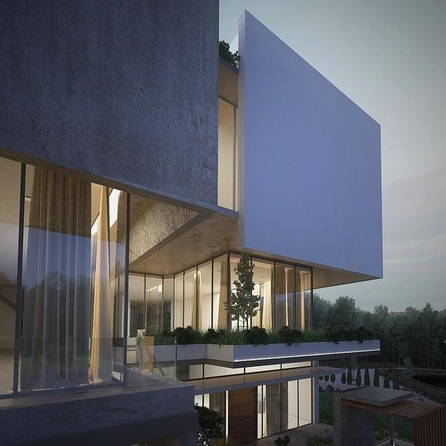
#> input picture images/glass.jpg, 446 x 446 px, shrunk from 736 x 736 before the run
$ jupyter execute --allow-errors Q3_v3.ipynb
#> lines starting #> are read from the running program, lines starting #| are printed output that depends on the picture
[cell 1]
import cv2 as cv
import numpy as np
import matplotlib.pyplot as plt

[cell 2]
# Load images
architectural_image = cv.imread("../../images/glass.jpg")
#> architectural_image is the input picture: shape (446, 446, 3); mean B, G, R 102.6, 94.8, 92.5
flag_image = cv.imread("../../images/nature.png", cv.IMREAD_UNCHANGED)
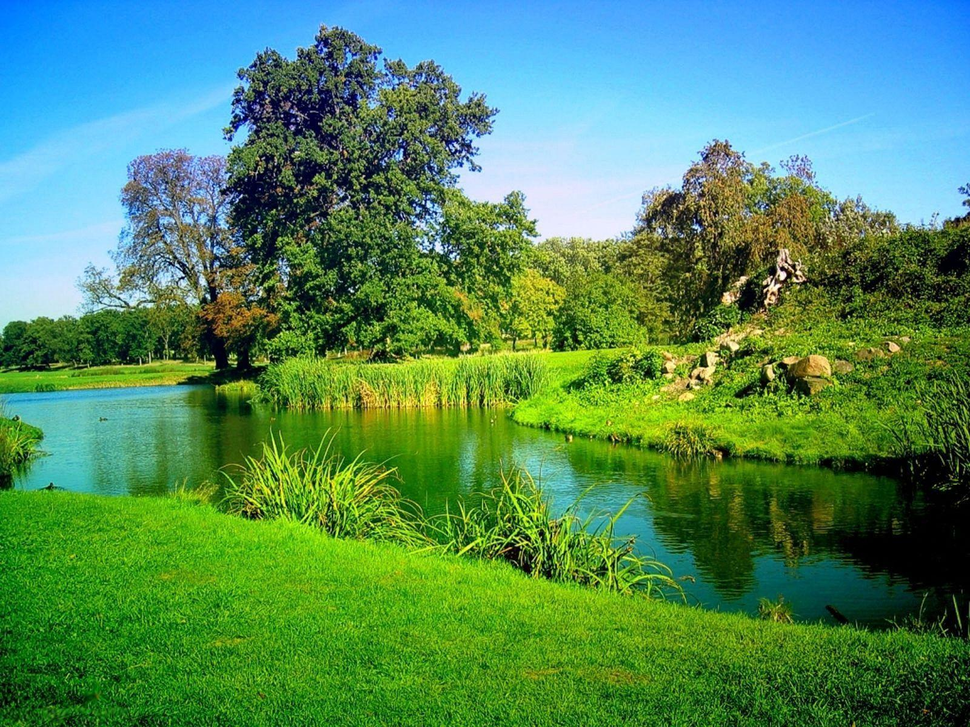
#> input picture images/nature.png, 970 x 727 px, shrunk from 1600 x 1200 before the run
#> flag_image is the input picture: shape (727, 970, 3); mean B, G, R 93.4, 138.1, 82.2
# Create an alpha channel (fully opaque)
alpha_channel = np.ones((flag_image.shape[0], flag_image.shape[1]), dtype=flag_image.dtype) * 255  # Fully opaque

# Combine the RGB channels with the alpha channel
flag_image_with_alpha = cv.merge((flag_image, alpha_channel))

plt.figure(figsize=(12, 6))
plt.subplot(1, 2, 1)
plt.imshow(cv.cvtColor(architectural_image, cv.COLOR_BGR2RGB))
plt.title('architectural image ')
plt.axis('off')

plt.subplot(1, 2, 2)
plt.imshow(cv.cvtColor(flag_image_with_alpha, cv.COLOR_BGR2RGB))
plt.title('flag image')
plt.axis('off')
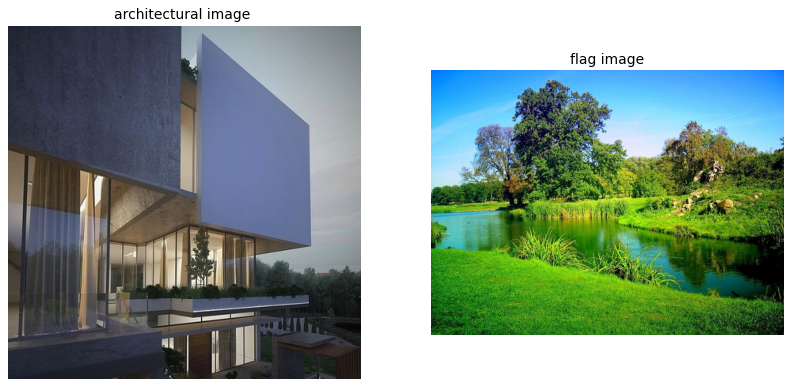
#> figure drawn by matplotlib, 2 panels

[cell 3]
# Function to select points on the image
def select_points(event, x, y, flags, param):
    global points, img_copy
    if event == cv.EVENT_LBUTTONDOWN:
        points.append((x, y))
        cv.circle(img_copy, (x, y), 5, (0, 255, 0), -1)
        cv.imshow("Image", img_copy)

[cell 4]
# Prepare variables for point selection
points = []
img_copy = architectural_image.copy()

# Show the architectural image and set up point selection
cv.imshow("Image", img_copy)
cv.setMouseCallback("Image", select_points)
cv.waitKey(0)
cv.destroyAllWindows()

# Ensure we have four points
#> (the rest of this cell did not finish here and is left out)

[cell 5]
print(points)

[cell 6]
flag_image_with_alpha.shape
#> Out = (727, 970, 4)

[cell 7]
# Define the corresponding points in the flag image

def blend_image(img1, img2,points):
    flag_height, flag_width = img2.shape[:2]
#> flag_height = 727; flag_width = 970
    flag_corners = np.array([[0, 0], [flag_width, 0], [flag_width, flag_height], [0, flag_height]], dtype="float32")
#> flag_corners = [[0, 0], [970, 0], [970, 727], [0, 727]]
    points = np.array(points, dtype="float32")
    homography_matrix, _ = cv.findHomography(flag_corners, points)
    warped_img2 = cv.warpPerspective(img2, homography_matrix, (img1.shape[1], img1.shape[0]))
    if warped_img2.shape[2] == 4:
        flag_mask = (warped_img2[..., 3] > 0).astype(np.uint8)
        warped_img2_rgb = warped_img2[..., :3]
    else:
        flag_mask = np.ones_like(warped_img2[..., 0], dtype=np.uint8)
        warped_img2_rgb = warped_img2
    transparency_factor = 0.3
    adjusted_flag_mask = flag_mask * transparency_factor
    adjusted_flag_mask = np.clip(adjusted_flag_mask, 0, 1)

    # Blend the images with the adjusted transparency
    blended_image = img1.copy()
    for c in range(0, 3):
        blended_image[..., c] = (
            blended_image[..., c] * (1 - adjusted_flag_mask) +
            warped_img2_rgb[..., c] * adjusted_flag_mask
        )
    return blended_image


# Now blended_image contains the architectural image with the flag applied at the specified transparency level
